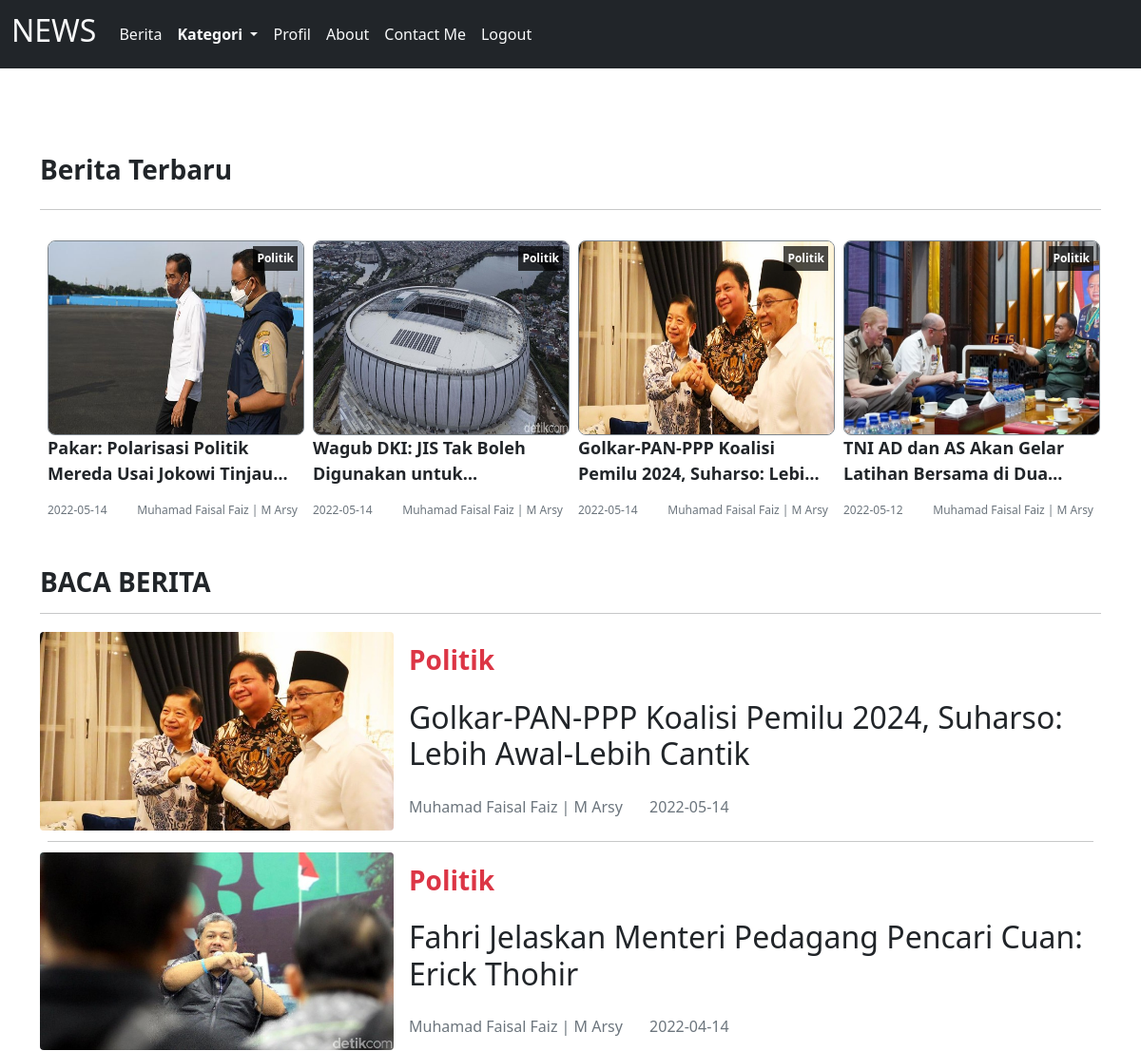
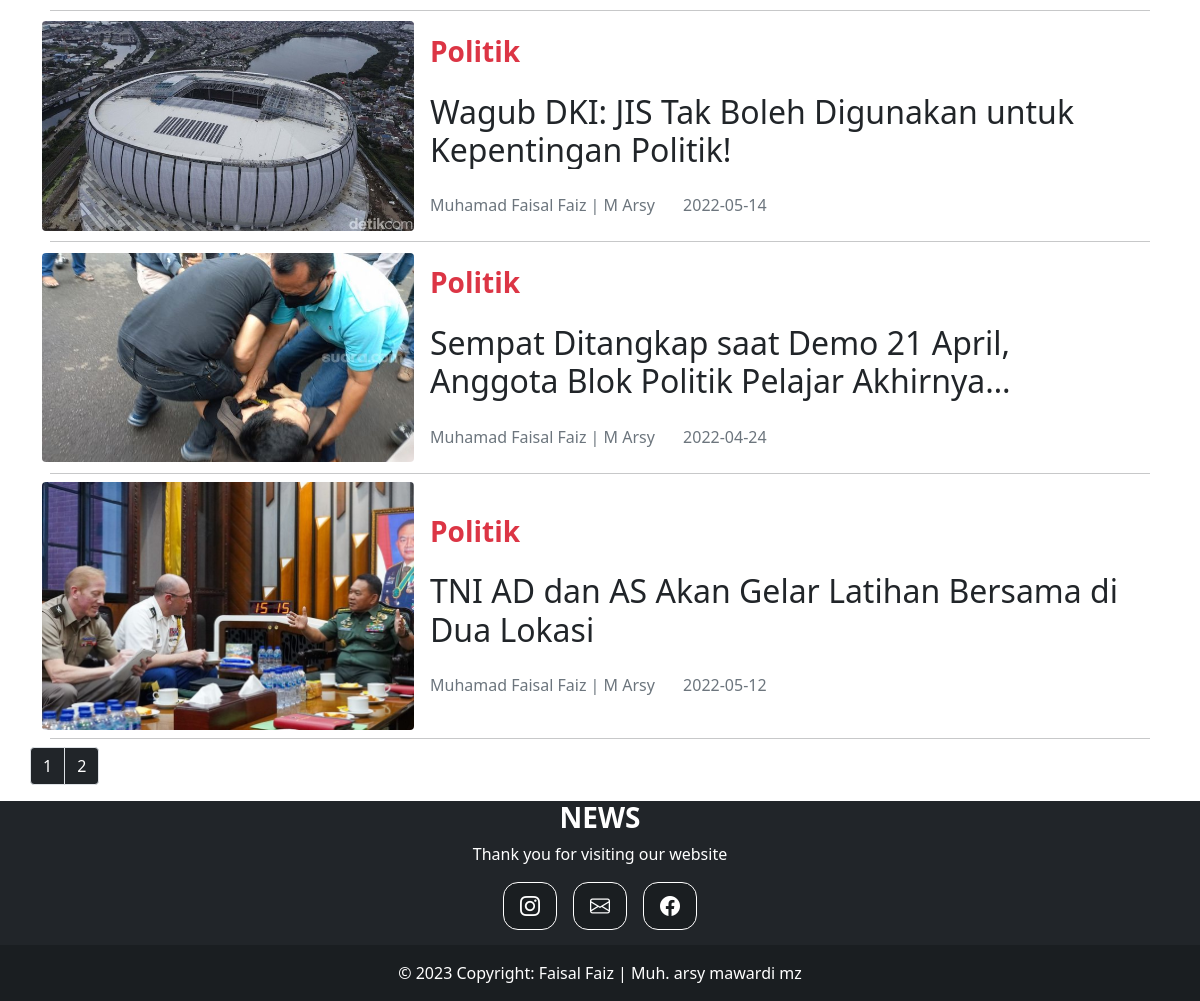
Screenshot of /kategoripolitikpage.php (signed in) with the database file from the repository (2 pictures, top to bottom).
### tables this page shows
CREATE TABLE `berita` (
  `id_berita` int(11) NOT NULL,
  `id_kategori` int(11) NOT NULL,
  `judul_berita` varchar(255) NOT NULL,
  `penulis_berita` varchar(255) NOT NULL,
  `tgl_berita` date NOT NULL,
  `isi_berita` text NOT NULL,
  `gambar_berita` varchar(255) NOT NULL
);

CREATE TABLE `kategori` (
  `id_kategori` int(11) NOT NULL,
  `nama_kategori` varchar(255) NOT NULL
);

### kategoripolitikpage.php (the view, shortened to what this page needs)
<?php
        include "koneksi.php";
        $id="politik";
        $limit = 5;
          if (isset($_GET["page"])) {
	          $page  = $_GET["page"];
	        }
      	  else{
	          $page=1;
	        };
        $start_from = ($page-1) * $limit;
?>
<!DOCTYPE html>
<html lang="en">
<head>
     <link rel="stylesheet" href="css/bootstrap.min.css">
     <link rel="stylesheet" href="css/bootstrap.css">
     <link rel="stylesheet" href="assets/style/style.css">
     <link rel="stylesheet" href="https://cdn.jsdelivr.net/npm/bootstrap-icons@1.8.1/font/bootstrap-icons.css">
</head>
<body>
<nav class="navbar navbar-expand-lg navbar-light bg-dark ">
        <div class="container-fluid">
          <a class="navbar-brand text-light" href="#"><h2>NEWS</h2></a>
          <div class="collapse navbar-collapse" id="navbarNav">
            <ul class="navbar-nav justify-content-center">
              <li class="nav-item">
                <a class="nav-link text-light" href="user/indexuser.php">Berita</a>
              </li>
              <li class="nav-item dropdown">
               <a class="nav-link dropdown-toggle nav-link text-light fw-bold" href="#" id="navbarDropdownMenuLink" role="button" data-bs-toggle="dropdown" aria-expanded="false">
               Kategori
          </a>
              </li>
              <li class="nav-item">
                <a class="nav-link text-light" href="user/indexprofil.php">Profil</a>
              </li>
              <li class="nav-item">
                <a class="nav-link text-light" href="aboutpage.php">About</a>
              </li>
              <li class="nav-item">
                <a class="nav-link text-light" href="contactpage.php">Contact Me</a>
              </li>
              <li class="nav-item">
                <a class="nav-link text-light" href="logout.php">Logout</a>
              </li>
            </ul>
          </div>
        </div>
      </nav>
    <section id="content">
    <div class="container" style="margin-top:50px;">
    <div class="d-flex justify-content-between">
      <h3 class="fw-bold">Berita Terbaru</h3>
      </div>
      <hr>
    <div class="row row-cols-1 row-cols-md-3 row-cols-2 row-cols-lg-4 g-4 g-lg-3 m-0 w-100">
        <?php
            $query= $koneksi->query("SELECT * FROM berita INNER JOIN kategori ON berita.id_kategori=kategori.id_kategori WHERE nama_kategori='$id' ORDER BY tgl_berita DESC LIMIT 4");
            while ($data=mysqli_fetch_array($query))  {
        ?>
                <div class="col">
                    <div class="card border-0 h-100 mb-2 mb-md-4">
                        <span class="label-category p-1"><?=$data['nama_kategori']?></span>
                        <img src="images/<?=$data['gambar_berita']?>" alt="" class="thumbnail-latets" style="height:100%">
                        <div class="card-body p-0">
                            <p class="card-title-latets mb-2 mb-md-3 multi-line-truncate"><?=$data['judul_berita']?></p>
                            <div class="d-flex justify-content-between">
                                <small class="text-muted"><?= $data['tgl_berita']?></small>
                                <small class="text-muted"><?= $data['penulis_berita']?></small>
                            </div>
                        </div>
                    </div>
                </div>
                <?php
            }
                ?>
    </div>
             <div id="content-news" class="row" style="margin-top:50px;">
                <div class="col-12 col-md-12">
                    <h3 class="fw-bold">BACA BERITA</h3>
                    <hr>
                     <?php
                      $result = mysqli_query($koneksi,"SELECT * FROM berita INNER JOIN kategori ON berita.id_kategori=kategori.id_kategori WHERE nama_kategori='$id' ORDER BY id_berita DESC LIMIT $start_from, $limit");
                      while ($data=mysqli_fetch_array($result))  {
                      ?>
                      <div class="card border-0 w-100">
                          <div class="row g-0 align-items-center">
                            <div class="col-md-4 col-4 position-relative">
                                <img src="images/<?=$data['gambar_berita']?>" class="img-fluid rounded my-auto" style="width:400px; heigth:100%;">
                            </div>
                            <div class="col-md-8 col-8">
                                <div class="card-body p-2 p-md-3">
                                    <h3 class="text-danger fw-bold list-label"><?=$data['nama_kategori']?></h3>
                                    <h2 class="card-title multi-line-truncate list-judul my-lg-4"><?=$data['judul_berita']?></h2>
                                    <large class="text-muted penulis me-4"><?=$data['penulis_berita']?></large>
                                    <large class="text-muted"><?=$data['tgl_berita']?></large>
                                </div>
                            </div>
                         </div>
                        <hr class="m-2">
                    </div>
                      <?php
        }
        ?>
</div>
<?php
$result_db = mysqli_query($koneksi,"SELECT COUNT(*) as jumlah FROM berita WHERE id_kategori ='1'");
$row_db = mysqli_fetch_row($result_db);
$total_records = $row_db[0];
$total_pages = ceil($total_records / $limit);
$pagLink = "<ul class='pagination'>";
for ($i=1; $i<=$total_pages; $i++) {
              $pagLink .= "<li class='page-item'><a class='page-link bg-dark text-white' href='kategoripolitikpage.php?page=".$i."'>".$i."</a></li>";
}
echo $pagLink . "</ul>";
?>
            </div>
</div>
<?php
include "footer.php";
?>
    </body>
    </html>

### assets/style/style.css (style rules this page uses)
section#content { margin-top: 90px; }
small { font-size: 12px; }
.thumbnail-latets { width: 270px; height: 176px; border-radius: 8px; border: 1px solid #7D858C; }
.label-category { position: absolute; top: 6px; right: 0; font-weight: bold; background-color: rgba(0, 0, 0, .7); color: white; font-size: 12px; }
.card-title-latets { font-size: 18px; font-weight: bold; }
.multi-line-truncate { display: -webkit-box; -webkit-box-orient: vertical; -webkit-line-clamp: 2; overflow: hidden; }

### rows the page displays
berita: id_kategori.nama_kategori "Politik", gambar_berita (picture), judul_berita "Pakar: Polarisasi Politik Mereda Usai Jokowi…", tgl_berita "2022-05-14", penulis_berita "Muhamad Faisal Faiz | M Arsy"
berita: id_kategori.nama_kategori "Politik", gambar_berita (picture), judul_berita "Wagub DKI: JIS Tak Boleh Digunakan…", tgl_berita "2022-05-14", penulis_berita "Muhamad Faisal Faiz | M Arsy", judul_berita "Wagub DKI: JIS Tak Boleh Digunakan untuk Kepentingan Politik!"
berita: id_kategori.nama_kategori "Politik", gambar_berita (picture), judul_berita "Golkar-PAN-PPP Koalisi Pemilu 2024, Suharso:…", tgl_berita "2022-05-14", penulis_berita "Muhamad Faisal Faiz | M Arsy", judul_berita "Golkar-PAN-PPP Koalisi Pemilu 2024, Suharso: Lebih Awal-Lebih Cantik"
berita: id_kategori.nama_kategori "Politik", gambar_berita (picture), judul_berita "TNI AD dan AS Akan Gelar Latihan Bersama di…", tgl_berita "2022-05-12", penulis_berita "Muhamad Faisal Faiz | M Arsy", judul_berita "TNI AD dan AS Akan Gelar Latihan Bersama di Dua Lokasi"
berita: shows a picture, id_kategori.nama_kategori "Politik", judul_berita "Fahri Jelaskan Menteri Pedagang Pencari Cuan: Erick Thohir", penulis_berita "Muhamad Faisal Faiz | M Arsy", tgl_berita "2022-04-14"
berita: gambar_berita (picture), id_kategori.nama_kategori "Politik", judul_berita "Sempat Ditangkap saat Demo 21 April, Anggota Blok Politik Pelajar…", penulis_berita "Muhamad Faisal Faiz | M Arsy", tgl_berita "2022-04-24"
